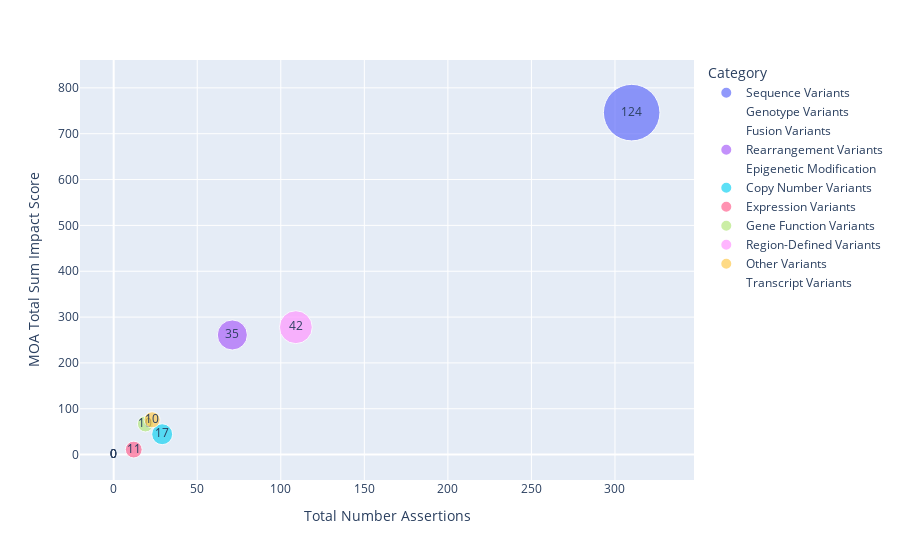

Write notebook code for a chart like this one.
### Markdown cell above
The scatterplot below shows the relationship between the Not Supported variant sub category impact score and the number of assertions (evidence items) associated with features (variants) in each sub category. Additionally, the sizes of the data point represent the number of features (variants) in each sub category.

### Code cell
fig2 = px.scatter(
    data_frame=not_supported_feature_impact_df,
    x="Total Number Assertions",
    y="MOA Total Sum Impact Score",
    size="Total Number Features",
    size_max=40,
    text="Total Number Features",
    color="Category",
)
fig2.show()

### Figure 1 — Plotly figure (JSON) as saved in the notebook; plotly's stock layout.template omitted (floating-point values rounded to 4 significant figures)
{"data": [{"hovertemplate": "Category=Sequence Variants<br>Total Number Assertions=%{x}<br>MOA Total Sum Impact Score=%{y}<br>Total Number Features=%{text}<extra></extra>", "legendgroup": "Sequence Variants", "marker": {"color": "#636efa", "size": [124], "sizemode": "area", "sizeref": 0.0775, "symbol": "circle"}, "mode": "markers+text", "name": "Sequence Variants", "orientation": "v", "showlegend": true, "text": [124], "type": "scatter", "x": [310], "xaxis": "x", "y": [746], "yaxis": "y"}, {"hovertemplate": "Category=Genotype Variants<br>Total Number Assertions=%{x}<br>MOA Total Sum Impact Score=%{y}<br>Total Number Features=%{text}<extra></extra>", "legendgroup": "Genotype Variants", "marker": {"color": "#EF553B", "size": [0], "sizemode": "area", "sizeref": 0.0775, "symbol": "circle"}, "mode": "markers+text", "name": "Genotype Variants", "orientation": "v", "showlegend": true, "text": [0], "type": "scatter", "x": [0], "xaxis": "x", "y": [0], "yaxis": "y"}, {"hovertemplate": "Category=Fusion Variants<br>Total Number Assertions=%{x}<br>MOA Total Sum Impact Score=%{y}<br>Total Number Features=%{text}<extra></extra>", "legendgroup": "Fusion Variants", "marker": {"color": "#00cc96", "size": [0], "sizemode": "area", "sizeref": 0.0775, "symbol": "circle"}, "mode": "markers+text", "name": "Fusion Variants", "orientation": "v", "showlegend": true, "text": [0], "type": "scatter", "x": [0], "xaxis": "x", "y": [0], "yaxis": "y"}, {"hovertemplate": "Category=Rearrangement Variants<br>Total Number Assertions=%{x}<br>MOA Total Sum Impact Score=%{y}<br>Total Number Features=%{text}<extra></extra>", "legendgroup": "Rearrangement Variants", "marker": {"color": "#ab63fa", "size": [35], "sizemode": "area", "sizeref": 0.0775, "symbol": "circle"}, "mode": "markers+text", "name": "Rearrangement Variants", "orientation": "v", "showlegend": true, "text": [35], "type": "scatter", "x": [71], "xaxis": "x", "y": [261], "yaxis": "y"}, {"hovertemplate": "Category=Epigenetic Modification<br>Total Number Assertions=%{x}<br>MOA Total Sum Impact Score=%{y}<br>Total Number Features=%{text}<extra></extra>", "legendgroup": "Epigenetic Modification", "marker": {"color": "#FFA15A", "size": [0], "sizemode": "area", "sizeref": 0.0775, "symbol": "circle"}, "mode": "markers+text", "name": "Epigenetic Modification", "orientation": "v", "showlegend": true, "text": [0], "type": "scatter", "x": [0], "xaxis": "x", "y": [0], "yaxis": "y"}, {"hovertemplate": "Category=Copy Number Variants<br>Total Number Assertions=%{x}<br>MOA Total Sum Impact Score=%{y}<br>Total Number Features=%{text}<extra></extra>", "legendgroup": "Copy Number Variants", "marker": {"color": "#19d3f3", "size": [17], "sizemode": "area", "sizeref": 0.0775, "symbol": "circle"}, "mode": "markers+text", "name": "Copy Number Variants", "orientation": "v", "showlegend": true, "text": [17], "type": "scatter", "x": [29], "xaxis": "x", "y": [44.5], "yaxis": "y"}, {"hovertemplate": "Category=Expression Variants<br>Total Number Assertions=%{x}<br>MOA Total Sum Impact Score=%{y}<br>Total Number Features=%{text}<extra></extra>", "legendgroup": "Expression Variants", "marker": {"color": "#FF6692", "size": [11], "sizemode": "area", "sizeref": 0.0775, "symbol": "circle"}, "mode": "markers+text", "name": "Expression Variants", "orientation": "v", "showlegend": true, "text": [11], "type": "scatter", "x": [12], "xaxis": "x", "y": [11], "yaxis": "y"}, {"hovertemplate": "Category=Gene Function Variants<br>Total Number Assertions=%{x}<br>MOA Total Sum Impact Score=%{y}<br>Total Number Features=%{text}<extra></extra>", "legendgroup": "Gene Function Variants", "marker": {"color": "#B6E880", "size": [10], "sizemode": "area", "sizeref": 0.0775, "symbol": "circle"}, "mode": "markers+text", "name": "Gene Function Variants", "orientation": "v", "showlegend": true, "text": [10], "type": "scatter", "x": [19], "xaxis": "x", "y": [67], "yaxis": "y"}, {"hovertemplate": "Category=Region-Defined Variants<br>Total Number Assertions=%{x}<br>MOA Total Sum Impact Score=%{y}<br>Total Number Features=%{text}<extra></extra>", "legendgroup": "Region-Defined Variants", "marker": {"color": "#FF97FF", "size": [42], "sizemode": "area", "sizeref": 0.0775, "symbol": "circle"}, "mode": "markers+text", "name": "Region-Defined Variants", "orientation": "v", "showlegend": true, "text": [42], "type": "scatter", "x": [109], "xaxis": "x", "y": [278], "yaxis": "y"}, {"hovertemplate": "Category=Other Variants<br>Total Number Assertions=%{x}<br>MOA Total Sum Impact Score=%{y}<br>Total Number Features=%{text}<extra></extra>", "legendgroup": "Other Variants", "marker": {"color": "#FECB52", "size": [10], "sizemode": "area", "sizeref": 0.0775, "symbol": "circle"}, "mode": "markers+text", "name": "Other Variants", "orientation": "v", "showlegend": true, "text": [10], "type": "scatter", "x": [23], "xaxis": "x", "y": [76], "yaxis": "y"}, {"hovertemplate": "Category=Transcript Variants<br>Total Number Assertions=%{x}<br>MOA Total Sum Impact Score=%{y}<br>Total Number Features=%{text}<extra></extra>", "legendgroup": "Transcript Variants", "marker": {"color": "#636efa", "size": [0], "sizemode": "area", "sizeref": 0.0775, "symbol": "circle"}, "mode": "markers+text", "name": "Transcript Variants", "orientation": "v", "showlegend": true, "text": [0], "type": "scatter", "x": [0], "xaxis": "x", "y": [0], "yaxis": "y"}], "layout": {"legend": {"itemsizing": "constant", "title": {"text": "Category"}, "tracegroupgap": 0}, "margin": {"t": 60}, "xaxis": {"anchor": "y", "domain": [0, 1], "title": {"text": "Total Number Assertions"}}, "yaxis": {"anchor": "x", "domain": [0, 1], "title": {"text": "MOA Total Sum Impact Score"}}}}
